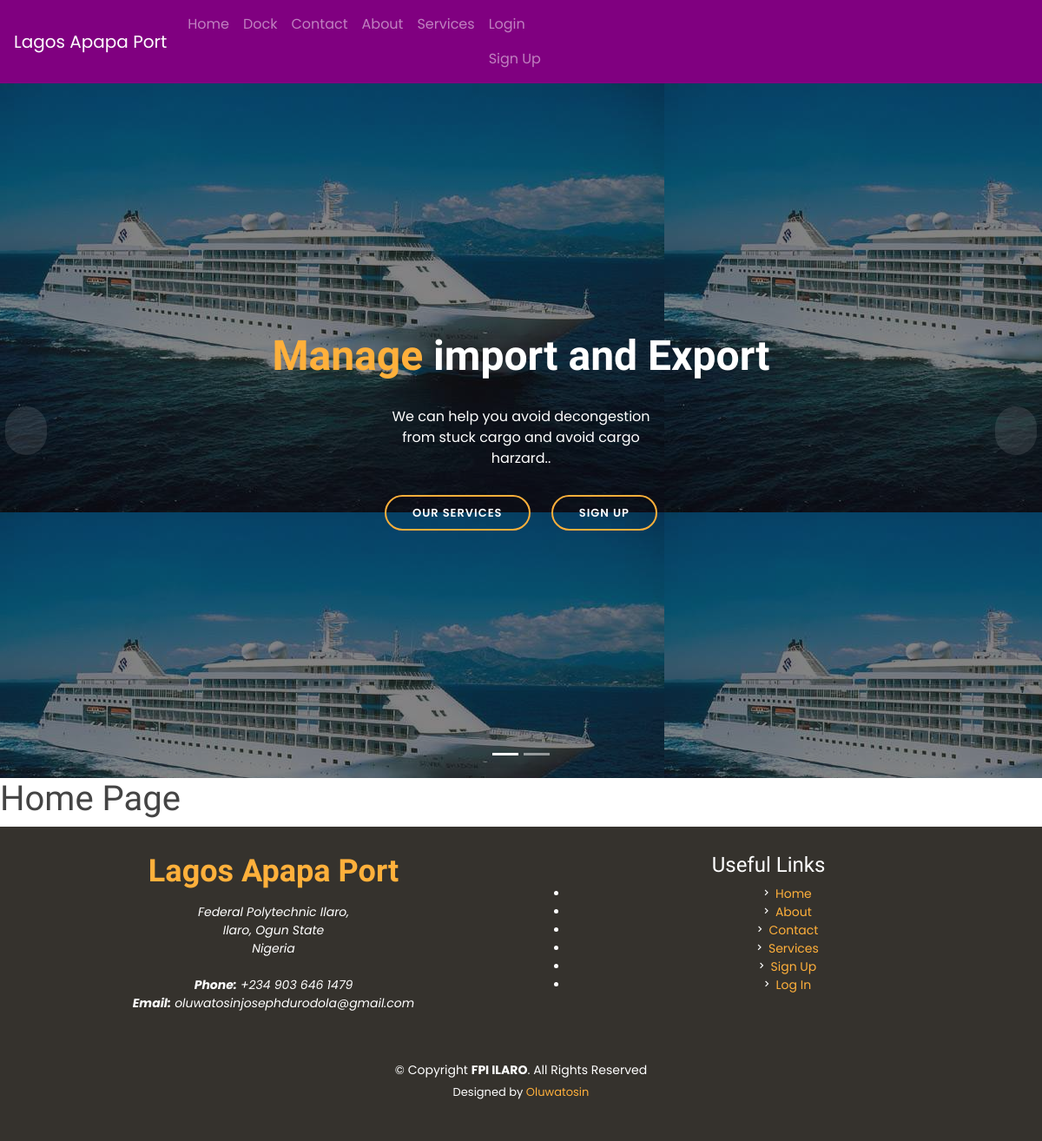
The page / on the database its author committed.
### services/models.py (models this page shows, shortened)
class AnimatedIntro(models.Model):
    one_word_title = models.CharField(max_length=12)
    rem_title = models.CharField(max_length=38)
    note = models.TextField()
    slide = models.ImageField(upload_to='slides')

### ship/views.py (the view)
# urls.py: path('', HomePage.as_view(), name='home'),
class HomePage(generic.TemplateView):
    template_name = 'index.html'
    model = Service
    def get_context_data(self, **kwargs):
        context = super(HomePage, self).get_context_data(**kwargs)
        context['intro_list'] = AnimatedIntro.objects.all()
        context['welcomenotes'] = WelcomeNote.objects.all()[:3]
        return context

### templates/index.html (shortened to what this page needs)
{% extends 'base.html' %}
{% load static %}
{% block content %}
  <section id="hero">
    <div class="hero-container">
      <div id="heroCarousel" class="carousel slide carousel-fade" data-ride="carousel">
        <ol class="carousel-indicators" id="hero-carousel-indicators"></ol>
        <div class="carousel-inner" role="listbox">
        {% for intro in intro_list %}
          <div class="carousel-item {% if forloop.counter == 1 %}active{% endif %}" style="background: url({{ intro.slide.url }});">
            <div class="carousel-container">
              <div class="carousel-content">
                <h2 class="animate__animated animate__fadeInDown"><span>{{ intro.one_word_title }}</span> {{ intro.rem_title }}</h2>
                <p class="animate__animated animate__fadeInUp">{{ intro.note}}.</p>
                <div>
                  <a href="{% url 'services:all' %}" class="btn-menu animate__animated animate__fadeInUp scrollto">Our Services</a>
                  <a href="{% url 'accounts:sign_up' %}" class="btn-book animate__animated animate__fadeInUp scrollto">Sign Up</a>
                </div>
              </div>
            </div>
          </div>
          {% endfor %}
        </div>
        <a class="carousel-control-prev" href="#heroCarousel" role="button" data-slide="prev">
          <span class="carousel-control-prev-icon icofont-simple-left" aria-hidden="true"></span>
        </a>
        <a class="carousel-control-next" href="#heroCarousel" role="button" data-slide="next">
          <span class="carousel-control-next-icon icofont-simple-right" aria-hidden="true"></span>
        </a>
      </div>
    </div>
  </section>
   <main id="main">
       <h1>Home Page</h1>
   </main>
{% endblock %}

### static/assets/css/style.css (style rules this page uses)
body { font-family: "Poppins", sans-serif; color: #444444; }
a { color: #ffb03b; }
h1, h2, h3, h4, h5, h6 { font-family: "Satisfy", sans-serif; }
#hero { width: 100%; height: 100vh; background-color: rgba(39, 37, 34, 0.8); overflow: hidden; padding: 0; }
#hero .carousel-item { width: 100%; height: 100vh; background-size: cover; background-position: center; background-repeat: no-repeat; }
#hero .carousel-item::before { content: ''; background-color: rgba(12, 11, 10, 0.5); position: absolute; top: 0; right: 0; left: 0; bottom: 0; }
#hero .carousel-container { display: flex; justify-content: center; align-items: center; position: absolute; bottom: 0; top: 0; left: 0; right: 0; }
#hero .carousel-content { text-align: center; }
#hero h2 { color: #fff; margin-bottom: 30px; font-size: 48px; font-weight: 700; }
#hero h2 span { color: #ffb03b; }
#hero p { width: 80%; -webkit-animation-delay: 0.4s; animation-delay: 0.4s; margin: 0 auto 30px auto; color: #fff; }
#hero .carousel-inner .carousel-item { transition-property: opacity; background-position: center top; }
#hero .carousel-inner .carousel-item, #hero .carousel-inner .active.carousel-item-left, #hero .carousel-inner .active.carousel-item-right { opacity: 0; }
#hero .carousel-inner .active, #hero .carousel-inner .carousel-item-next.carousel-item-left, #hero .carousel-inner .carousel-item-prev.carousel-item-right { opacity: 1; transition: 0.5s; }
#hero .carousel-control-prev, #hero .carousel-control-next { width: 10%; opacity: 1; }
#hero .carousel-control-next-icon, #hero .carousel-control-prev-icon { background: none; font-size: 36px; line-height: 1; width: auto; height: auto; background: rgba(255, 255, 255, 0.1); border-radius: 50px; padding: 10px; transition: 0.3s; color: rgba(255, 255, 255, 0.5); }
#hero .btn-menu, #hero .btn-book { font-weight: 600; font-size: 13px; letter-spacing: 1px; text-transform: uppercase; display: inline-block; padding: 12px 30px; border-radius: 50px; transition: 0.5s; line-height: 1; margin: 0 10px; -webkit-animation-delay: 0.8s; animation-delay: 0.8s; color: #fff; border: 2px solid #ffb03b; }
@media (min-width: 1024px) { #hero p { width: 50%; } }
@media (min-width: 1024px) { #hero .carousel-control-prev, #hero .carousel-control-next { width: 5%; } }
section { padding: 60px 0; }

### rows shown on the page
AnimatedIntro: slide (picture), one_word_title "Manage", rem_title "import and Export", note "We can help you avoid decongestion from stuck cargo and avoid cargo harzard."
